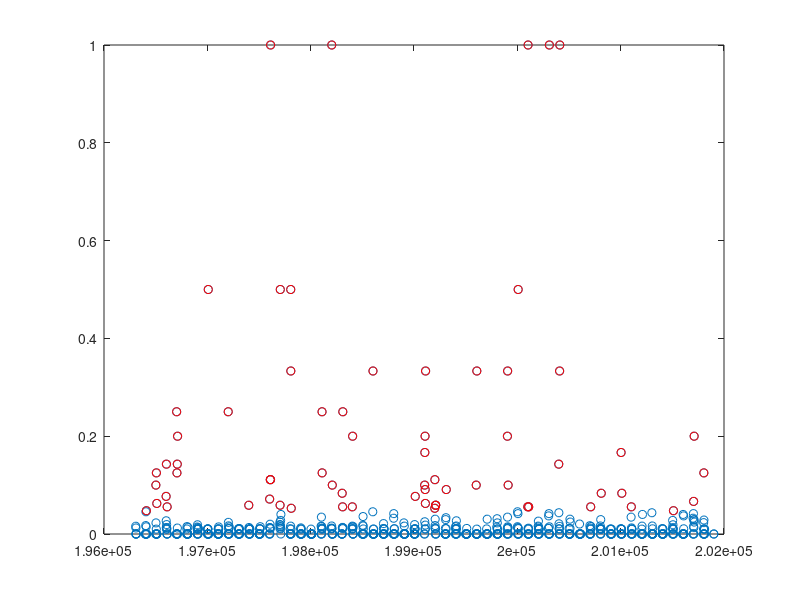

This figure's MATLAB source:

importedData = importdata('portfolio100.txt');
data = importedData(:,2:end);

myActiveMean = mean(data);
[fdata,cdata] = size(data);

[factive, cactive] = size(myActiveMean);

% data binary matrix
for i=1:fdata
    for j=1:cdata
        if data(i,j)>0
            binaryMatrix(i,j) = 1;
        else
            binaryMatrix(i,j) = 0;
        end
    end
end

for i=1:cactive
    if myActiveMean(1,i)>0
        binaryActiveArray(i) = 1;
    else
        binaryActiveArray(i) = 0;
    end
end

for i=1:fdata
    
    mcon = confusionmat(binaryActiveArray,binaryMatrix(i,:));
    a = mcon(1,1);
    b = mcon(1,2);
    c = mcon(2,1);
    d = mcon(2,2);
   
    distanceActiveJaccard(i)= (a)/(a+b+c);
end
PActive = prctile(distanceActiveJaccard,90);
IActive = find(distanceActiveJaccard > PActive);

outliers = importedData(IActive,1);
disp(outliers);

plot(importedData(:,1),distanceActiveJaccard,'o')
hold on
plot(importedData(IActive,1), distanceActiveJaccard(IActive),'or')